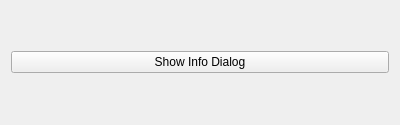
<?xml version="1.0" encoding="UTF-8"?>
<ui version="4.0">
 <class>Widget</class>
 <widget class="QWidget" name="Widget">
  <property name="geometry">
   <rect>
    <x>0</x>
    <y>0</y>
    <width>400</width>
    <height>125</height>
   </rect>
  </property>
  <property name="windowTitle">
   <string>Widget</string>
  </property>
  <layout class="QVBoxLayout" name="verticalLayout">
   <item>
    <widget class="QPushButton" name="showInfoButton">
     <property name="text">
      <string>Show Info Dialog</string>
     </property>
    </widget>
   </item>
  </layout>
 </widget>
 <layoutdefault spacing="6" margin="11"/>
 <resources/>
 <connections/>
</ui>
